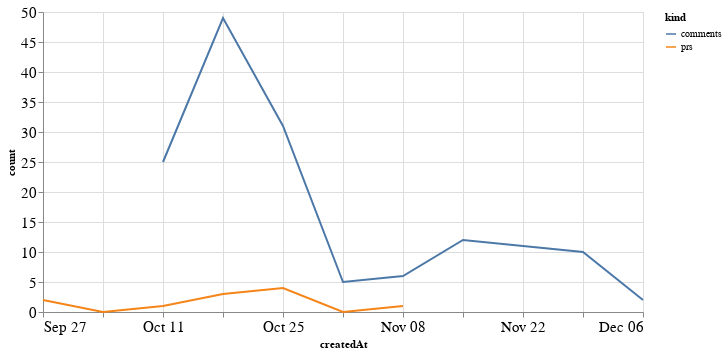

The cell this chart's notebook holds for it:
### Code cell
alt.Chart(total_time, width=600).mark_line().encode(
    x='createdAt',
    y='count',
    color='kind'
)

### Figure 1 — Vega-Lite specification as saved in the notebook (floating-point values rounded to 4 significant figures)
{"config": {"axisLeft": {"labelFontSize": 15}, "axisBottom": {"labelFontSize": 15}}, "data": {"name": "data-545d52856ebc41c6f92977a20f00def5"}, "mark": "line", "encoding": {"color": {"type": "nominal", "field": "kind"}, "x": {"type": "temporal", "field": "createdAt"}, "y": {"type": "quantitative", "field": "count"}}, "width": 600, "$schema": "https://vega.github.io/schema/vega-lite/v4.8.1.json", "datasets": {"data-545d52856ebc41c6f92977a20f00def5": [{"createdAt": "2020-09-27T00:00:00", "kind": "prs", "count": 2.0}, {"createdAt": "2020-10-04T00:00:00", "kind": "prs", "count": 0.0}, {"createdAt": "2020-10-11T00:00:00", "kind": "prs", "count": 1.0}, {"createdAt": "2020-10-18T00:00:00", "kind": "prs", "count": 3.0}, {"createdAt": "2020-10-25T00:00:00", "kind": "prs", "count": 4.0}, {"createdAt": "2020-11-01T00:00:00", "kind": "prs", "count": 0.0}, {"createdAt": "2020-11-08T00:00:00", "kind": "prs", "count": 1.0}, {"createdAt": "2020-11-15T00:00:00", "kind": "prs", "count": null}, {"createdAt": "2020-11-22T00:00:00", "kind": "prs", "count": null}, {"createdAt": "2020-11-29T00:00:00", "kind": "prs", "count": null}, {"createdAt": "2020-12-06T00:00:00", "kind": "prs", "count": null}, {"createdAt": "2020-09-27T00:00:00", "kind": "comments", "count": null}, {"createdAt": "2020-10-04T00:00:00", "kind": "comments", "count": null}, {"createdAt": "2020-10-11T00:00:00", "kind": "comments", "count": 25.0}, {"createdAt": "2020-10-18T00:00:00", "kind": "comments", "count": 49.0}, {"createdAt": "2020-10-25T00:00:00", "kind": "comments", "count": 31.0}, {"createdAt": "2020-11-01T00:00:00", "kind": "comments", "count": 5.0}, {"createdAt": "2020-11-08T00:00:00", "kind": "comments", "count": 6.0}, {"createdAt": "2020-11-15T00:00:00", "kind": "comments", "count": 12.0}, {"createdAt": "2020-11-22T00:00:00", "kind": "comments", "count": 11.0}, {"createdAt": "2020-11-29T00:00:00", "kind": "comments", "count": 10.0}, {"createdAt": "2020-12-06T00:00:00", "kind": "comments", "count": 2.0}]}}
